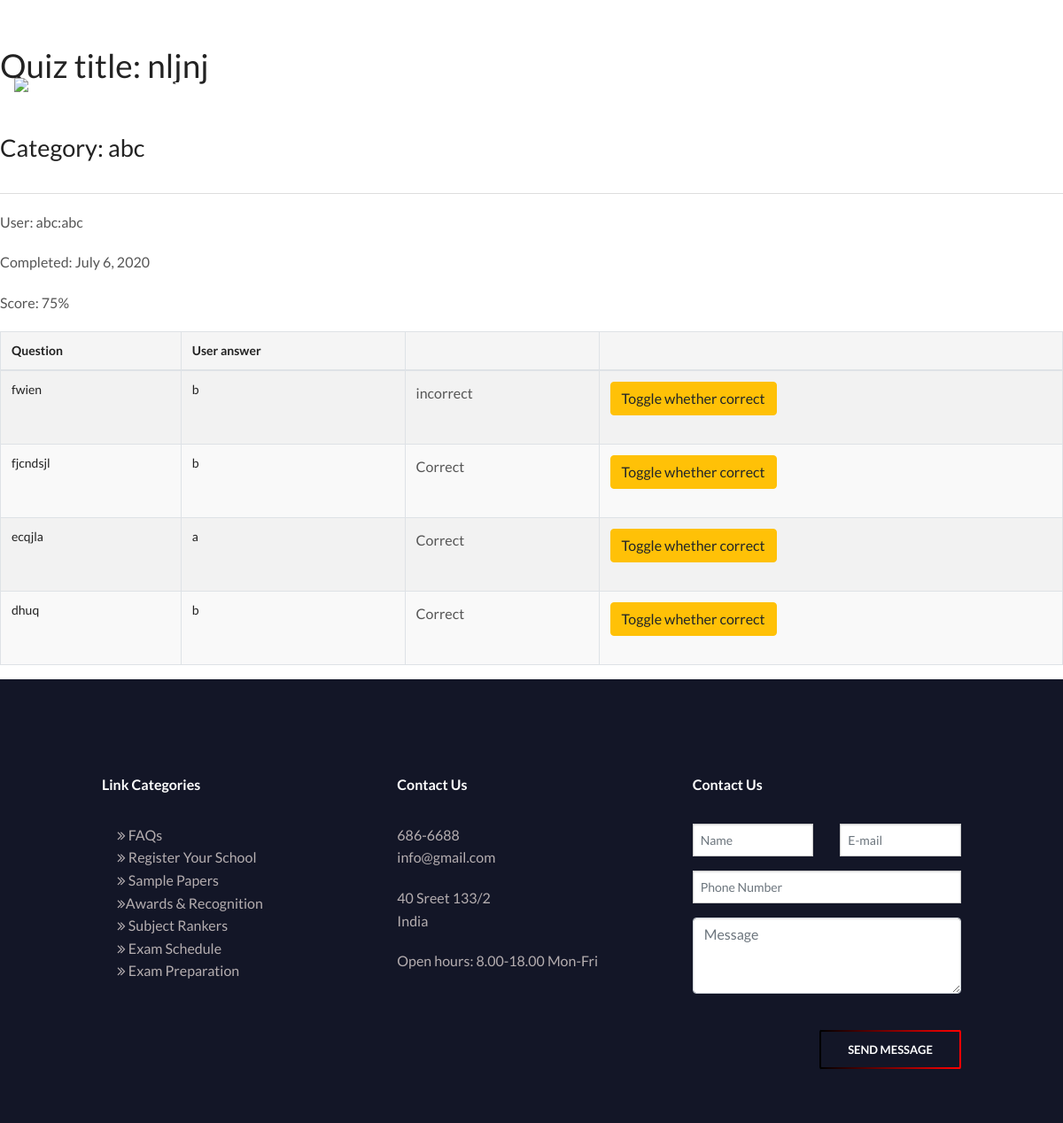
Page /marking/1/ (signed in) on the committed database.
### quiz/models.py (models this page shows, shortened)
class Sitting(models.Model):
    user = models.ForeignKey(settings.AUTH_USER_MODEL, verbose_name=_("Student"), on_delete=models.CASCADE)
    quiz = models.ForeignKey(Quiz, verbose_name=_("Quiz"), on_delete=models.CASCADE)
    question_order = models.CharField(validators=[validate_comma_separated_integer_list],
        max_length=1024, verbose_name=_("Question Order"))
    question_list = models.CharField(validators=[validate_comma_separated_integer_list],
        max_length=1024, verbose_name=_("Question List"))
    incorrect_questions = models.CharField(validators=[validate_comma_separated_integer_list],
        max_length=1024, blank=True, verbose_name=_("Incorrect questions"))
    current_score = models.IntegerField(verbose_name=_("Current Score"))
    complete = models.BooleanField(default=False, blank=False,
                                   verbose_name=_("Complete"))
    user_answers = models.TextField(blank=True, default='{}',
                                    verbose_name=_("User Answers"))
    start = models.DateTimeField(auto_now_add=True,
                                 verbose_name=_("Start"))
    end = models.DateTimeField(null=True, blank=True, verbose_name=_("End"))
    objects = SittingManager()
    class Meta:
        permissions = (("view_sittings", _("Can see completed exams.")),)
    def _question_ids(self):
        return [int(n) for n in self.question_order.split(',') if n]
    @property
    def get_percent_correct(self):
        dividend = float(self.current_score)
        divisor = len(self._question_ids())
        if divisor < 1:
            return 0
        if dividend > divisor:
            return 100
        correct = int(round((dividend / divisor) * 100))
        if correct >= 1:
            return correct
        else:
            return 0
    @property
    def get_incorrect_questions(self):
        return [int(q) for q in self.incorrect_questions.split(',') if q]
    def get_questions(self, with_answers=False):
        question_ids = self._question_ids()
        questions = sorted(
            self.quiz.question_set.filter(id__in=question_ids)
                                  .select_subclasses(),
            key=lambda q: question_ids.index(q.id))
        if with_answers:
            user_answers = json.loads(self.user_answers)
            for question in questions:
                question.user_answer = user_answers[str(question.id)]
        return questions

class Quiz(models.Model):
    title = models.CharField(
        verbose_name=_("Title"),
        max_length=60, blank=False)
    url = models.SlugField(
        max_length=60, blank=False,
        help_text=_("a user friendly url"),
        verbose_name=_("user friendly url"))
    category = models.ForeignKey(
        Category, null=True, blank=True,
        verbose_name=_("Category"), on_delete=models.CASCADE)
    standard = models.ForeignKey(
            Standard, null=True, blank=True,
            verbose_name=_("Standard"), on_delete=models.CASCADE)
    random_order = models.BooleanField(
        blank=False, default=False,
        verbose_name=_("Random Order"),
        help_text=_("Display the questions in "
                    "a random order or as they "
                    "are set?"))
    max_questions = models.PositiveIntegerField(
        blank=True, null=True, verbose_name=_("Max Questions"),
        help_text=_("Number of questions to be answered on each attempt."))
    answers_at_end = models.BooleanField(
        blank=False, default=False,
        help_text=_("Correct answer is NOT shown after question."
                    " Answers displayed at the end."),
        verbose_name=_("Answers at end"))
    exam_paper = models.BooleanField(
        blank=False, default=False,
        help_text=_("If yes, the result of each"
                    " attempt by a user will be"
                    " stored. Necessary for marking."),
        verbose_name=_("Exam Paper"))
    single_attempt = models.BooleanField(
        blank=False, default=False,
        help_text=_("If yes, only one attempt by"
                    " a user will be permitted."
                    " Non users cannot sit this exam."),
        verbose_name=_("Single Attempt"))
    pass_mark = models.SmallIntegerField(
        blank=True, default=0,
        verbose_name=_("Pass Mark"),
        help_text=_("Percentage required to pass exam."),
        validators=[MaxValueValidator(100)])
    draft = models.BooleanField(
        blank=True, default=False,
        verbose_name=_("Draft"),
        help_text=_("If yes, the quiz is not displayed"
                    " in the quiz list and can only be"
                    " taken by users who can edit"
                    " quizzes."))
    ispaid =  models.BooleanField(blank=True, default=False, help_text=_("If yes, than  quiz is subscribed by user"))
    ispaid_final =  models.BooleanField(blank=True, default=False, help_text=_("If yes, than  quiz is subscribed by user"))
    class Meta:
        verbose_name = _("Quiz")
        verbose_name_plural = _("Quizzes")

class Category(models.Model):
    category = models.CharField(
        verbose_name=_("Category"),
        max_length=250, blank=True,
        unique=True, null=True)
    objects = CategoryManager()
    class Meta:
        verbose_name = _("Category")
        verbose_name_plural = _("Categories")
    def __str__(self):
        return self.category

class Student(AbstractUser):
    id=models.AutoField(primary_key=True)
    ref_code = models.CharField(default="000",max_length=20)
    parent_name = models.CharField(max_length=50)
    dob = models.DateField(null=True)
    country = CountryField()
    address = models.CharField(null=False,max_length=100,default="lane")
    street=models.CharField(max_length=250,default="")
    state= models.CharField(max_length=150,default="")
    school=models.CharField(max_length=100,null=False,default="abc")
    school_state = models.CharField(max_length=100,null=False,default="abc")
    school_address=models.CharField(max_length=100,null=False,default="abc")
    school_city=models.CharField(max_length=100,null=False,default="abc")
    pincode = models.IntegerField(null=False, default=0)
    number = models.IntegerField(null=False, default=0)
    standard = models.CharField(null=False, max_length=10,default=1)
    email = models.CharField(max_length=150, null=False,unique=True)
    email_confirmed = models.BooleanField(default=False)
    first_name = models.CharField(null=False,max_length=150,default="abc")
    last_name= models.CharField(max_length=150)
    mathsolym=models.BooleanField(default=False,null=True)
    scienceolym=models.BooleanField(default=False,null=True)
    englisholym=models.BooleanField(default=False,null=True)
    reasoningolym=models.BooleanField(default=False,null=True)
    cyberolym=models.BooleanField(default=False,null=True)
    generalolym=models.BooleanField(default=False,null=True)
    order_number = models.IntegerField(null=True, default=0)
    final_mathsolym=models.BooleanField(default=False,null=True)
    final_scienceolym=models.BooleanField(default=False,null=True)
    final_englisholym=models.BooleanField(default=False,null=True)
    final_reasoningolym=models.BooleanField(default=False,null=True)
    final_cyberolym=models.BooleanField(default=False,null=True)
    final_generalolym=models.BooleanField(default=False,null= True)
    mathquiz = models.CharField(max_length=100,null=True,default="nil")
    sciencequiz = models.CharField(max_length=100,null=True,default="nil")
    gkquiz = models.CharField(max_length=100,null=True,default="nil")
    cyberquiz = models.CharField(max_length=100,null=True,default="nil")
    reasoningquiz = models.CharField(max_length=100,null=True,default="nil")
    englishquiz = models.CharField(max_length=100,null=True,default="nil")
    mathtime = models.CharField(max_length=100,null=True,default="nil")
    sciencetime = models.CharField(max_length=100,null=True,default="nil")
    gktime = models.CharField(max_length=100,null=True,default="nil")
    cybertime = models.CharField(max_length=100,null=True,default="nil")
    reasoningtime = models.CharField(max_length=100,null=True,default="nil")
    englishtime = models.CharField(max_length=100,null=True,default="nil")
    quiz_to_change = models.CharField(max_length=100,null=True,default="nil")
    idproof = models.ImageField(upload_to='idproof',blank=True,null=True)
    idproof_date=models.CharField(max_length=50,default=None,null=True)
    marksheet = models.ImageField(upload_to='marksheet',
                               blank=True,
                               null=True,
                               )
    marksheet_date=models.CharField(max_length=50,default=None,null=True)
    photograph = models.ImageField(upload_to='photo',
                               blank=True,
                               null=True,
                               )
    photograph_date=models.CharField(max_length=50,default=None,null=True)
    USERNAME_FIELD = 'username'
    REQUIRED_FIELDS = ['email']
    def __str__(self):
        return str(str(self.email)+":"+self.username)

class Question(models.Model):
    quiz = models.ManyToManyField(Quiz,
                                  verbose_name=_("Quiz"),
                                  blank=True)
    category = models.ForeignKey(Category,
                                 verbose_name=_("Category"),
                                 blank=True,
                                 null=True, on_delete=models.CASCADE)
    standard = models.ForeignKey(Standard,
                                     verbose_name=_("Standard"),
                                     blank=True,
                                     null=True, on_delete=models.CASCADE)
    figure = models.ImageField(upload_to='uploads/%Y/%m/%d',
                               blank=True,
                               null=True,
                               verbose_name=_("Figure"))
    img1=models.ImageField(upload_to="option1/",null=True,verbose_name=_("Image1"),blank=True)
    img2=models.ImageField(upload_to="option2/",null=True,verbose_name=_("Image2"),blank=True)
    img3=models.ImageField(upload_to="option3/",null=True,verbose_name=_("Image3"),blank=True)
    img4=models.ImageField(upload_to="option4/",null=True,verbose_name=_("Image4"),blank=True)
    content = models.CharField(max_length=1000,
                               blank=False,
                               help_text=_("Enter the question text that "
                                           "you want displayed"),
                               verbose_name=_('Question'))
    objects = InheritanceManager()
    class Meta:
        verbose_name = _("Question")
        verbose_name_plural = _("Questions")
        ordering = ['category']

### mcq/models.py (models this page shows, shortened)
class MCQQuestion(Question):
    answer_order = models.CharField(
        max_length=30, null=True, blank=True,
        choices=ANSWER_ORDER_OPTIONS,
        help_text="The order in which multichoice \
                    answer options are displayed \
                    to the user",
        verbose_name="Answer Order")
    def answer_choice_to_string(self, guess):
        return Answer.objects.get(id=guess).content
    class Meta:
        verbose_name = "Multiple Choice Question"
        verbose_name_plural = "Multiple Choice Questions"

class Answer(models.Model):
    question = models.ForeignKey(MCQQuestion, verbose_name='Question', on_delete=models.CASCADE)
    content = models.CharField(max_length=1000,
                               blank=False,
                               help_text="Enter the answer text that \
                                            you want displayed",
                               verbose_name="Content")
    correct = models.BooleanField(blank=False,
                                  default=False,
                                  help_text="Is this a correct answer?",
                                  verbose_name="Correct")
    class Meta:
        verbose_name = "Answer"
        verbose_name_plural = "Answers"

### quiz/views.py (the view, shortened to what this page needs)
class QuizMarkingDetail(QuizMarkerMixin, DetailView):
    model = Sitting
    def get_context_data(self, **kwargs):
        context = super(QuizMarkingDetail, self).get_context_data(**kwargs)
        context['questions'] =\
            context['sitting'].get_questions(with_answers=True)
        return context

### quiz/managers.py (called while the page is built, shortened)
    def select_subclasses(self, *subclasses):
        levels = None
        calculated_subclasses = self._get_subclasses_recurse(
            self.model, levels=levels)
        if not subclasses:
            subclasses = calculated_subclasses
        previous_select_related = self.query.select_related
        new_qs = self.select_related(*subclasses)
        previous_is_dict = isinstance(previous_select_related, dict)
        new_is_dict = isinstance(new_qs.query.select_related, dict)
        if previous_is_dict and new_is_dict:
            new_qs.query.select_related.update(previous_select_related)
        new_qs.subclasses = subclasses
        return new_qs

    def _chain(self, **kwargs):
        for name in ['subclasses', '_annotated']:
            if hasattr(self, name):
                kwargs[name] = getattr(self, name)
        return super()._chain(**kwargs)

    def _clone(self, klass=None, setup=False, **kwargs):
        if django.VERSION >= (2, 0):
            qs = super()._clone()
            for name in ['subclasses', '_annotated']:
                if hasattr(self, name):
                    setattr(qs, name, getattr(self, name))
            return qs
        for name in ['subclasses', '_annotated']:
            if hasattr(self, name):
                kwargs[name] = getattr(self, name)
        return super()._clone(**kwargs)

    def _get_subclasses_recurse(self, model, levels=None):
        related_objects = [
            f for f in model._meta.get_fields()
            if isinstance(f, OneToOneRel)]
        rels = [
            rel for rel in related_objects
            if isinstance(rel.field, OneToOneField)
            and issubclass(rel.field.model, model)
            and model is not rel.field.model
            and rel.parent_link
        ]
        subclasses = []
        if levels:
            levels -= 1
        for rel in rels:
            if levels or levels is None:
                for subclass in self._get_subclasses_recurse(
                        rel.field.model, levels=levels):
                    subclasses.append(
                        rel.get_accessor_name() + LOOKUP_SEP + subclass)
            subclasses.append(rel.get_accessor_name())
        return subclasses

    def get_queryset(self):
        return self._queryset_class(self.model)

### quiz/templatetags/quiz_tags.py (called while the page is built)
@register.filter
def answer_choice_to_string(question, answer):
    return question.answer_choice_to_string(answer)

### quiz/templates/quiz/sitting_detail.html (shortened to what this page needs)
{% extends 'base.html' %}
{% load i18n %}
{% load quiz_tags %}
{% block body %}
<h2>{% trans "Quiz title" %}: {{ sitting.quiz.title }}</h2>
<h3>{% trans "Category" %}: {{ sitting.quiz.category }}</h3>
<hr>
<p>{% trans "User" %}: {{ sitting.user }}</p>
<p>{% trans "Completed" %}: {{ sitting.end|date }}</p>
<p>{% trans "Score" %}: {{ sitting.get_percent_correct }}%</p>
<table class="table table-bordered table-striped">
  <thead>
	<tr>
	  <th>{% trans "Question" %}</th>
	  <th>{% trans "User answer" %}</th>
	  <th></th>
	  <th></th>
	</tr>
  </thead>
  <tbody>
{% for question in questions %}
	<tr id={{question.id}}>
      <td>
        {{ question.content }}
      </td>
	  <td>{{ question|answer_choice_to_string:question.user_answer }}</td>
	  <td>
		{% if question.id in sitting.get_incorrect_questions %}
		  <p>{% trans "incorrect" %}</p>
		{% else %}
		  <p>{% trans "Correct" %}</p>
		{% endif %}
	  </td>
	  <td>
		<form action="" method="POST">{% csrf_token %}
		  <button type="submit" class="btn btn-warning">{% trans "Toggle whether correct" %}</button>
		</form>
	  </td>
	</tr>
{% endfor %}
  </tbody>
</table>
{% endblock %}

### static/navbar.css (style rules this page uses)
table { border: none; outline: none; background: transparent; }
table { width: 100%; border: none; }

### static/Style.css (style rules this page uses)
body { padding: 0%; margin: 0%; font-family: 'Lato'; }
*, *::before, *::after { margin: 0; padding:0; box-sizing: border-box; }
html { font-family: 'Roboto',sans-serif; font-size: 10px; height: 100%; }
body { overflow-x: hidden; height: 100%; }

### rows in the picture
Sitting: quiz "nljnj", quiz.category "abc", user "abc:abc", end "July 6, 2020", get_percent_correct "75"
MCQQuestion: content "fwien", content "b"
MCQQuestion: content "fjcndsjl", content "b"
MCQQuestion: content "ecqjla", content "a"
MCQQuestion: content "dhuq", content "b"
